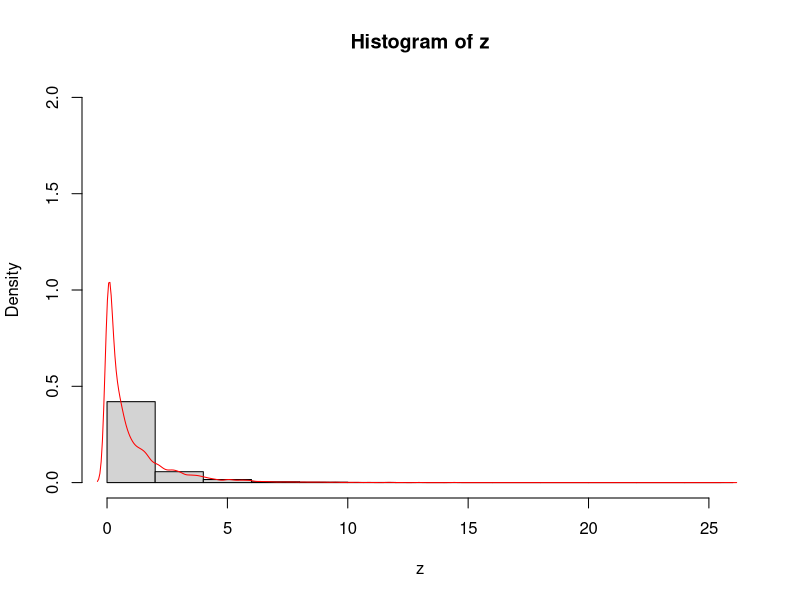

Write R code to recreate this figure.
# P1
# a
pnorm(-1, mean = -2, sd = 3, lower.tail = F)
pnorm(1/3, mean = 0, sd = 1, lower.tail = F)

# b
pnorm(7, mean = 1, sd = 2, lower.tail = T) - pnorm(0, mean = 1, sd = 2, lower.tail = T)
pnorm(3, mean = 0, sd = 1, lower.tail = T) - pnorm(-1/2, mean = 0, sd = 1, lower.tail = T)

# c
pnorm(2, 1, 3, F) + pnorm(-2, 1, 3, T)
pnorm(1/3, 0, 1, F) + pnorm(-1, 0, 1, T)


# P2
# a
pnorm(83, 65, 7.7, T)

# b
pnorm(48, 50, 5, T)


# P5
pnorm(16, 15.53, 0.2, F)


# R2
x <- rnorm(10000, 0, 1)
z <- x^2
mean(z)
var(z)

# R3
# sd(z)^2
# hist(x)
hist(z, probability = T, ylim = c(0,2))
lines(density(z), col = "red")

qnorm(0.975)
